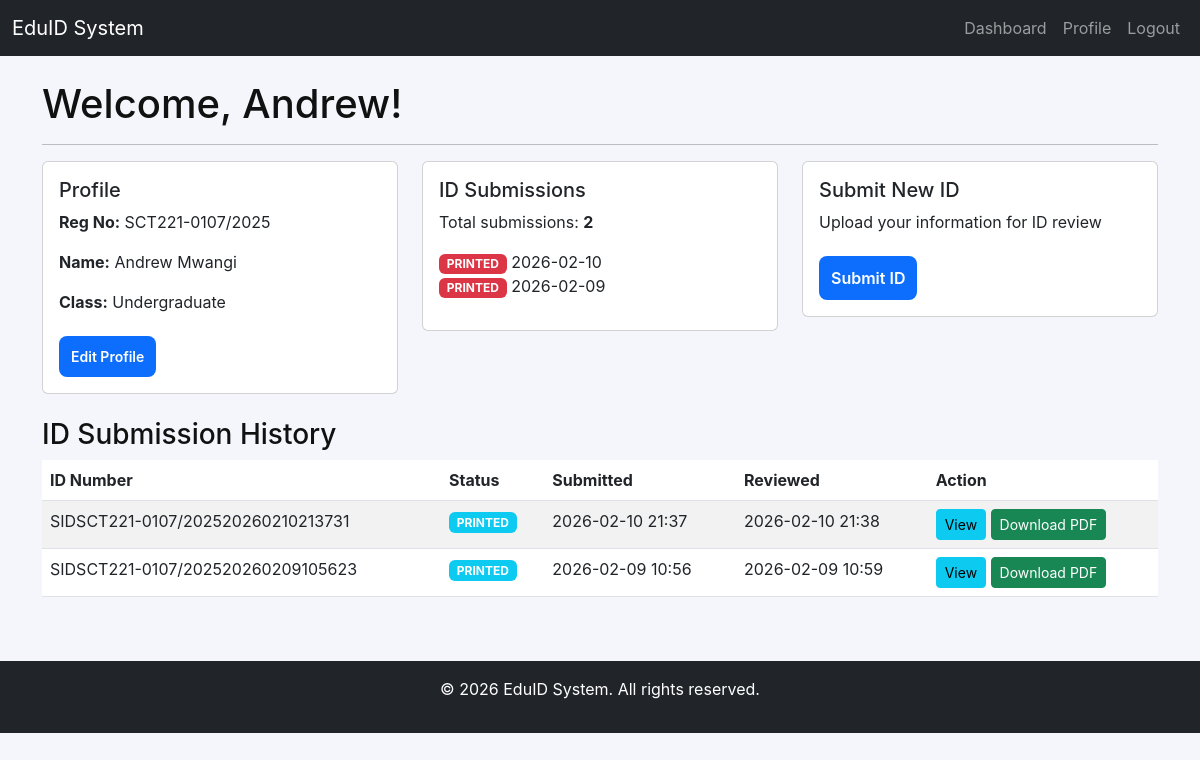
Screenshot of /student/dashboard (signed in) with the database file from the repository.
### app/models/user.py (models this page shows, shortened)
class User(UserMixin, db.Model):
    id = db.Column(db.Integer, primary_key=True)
    username = db.Column(db.String(80), unique=True, nullable=False)
    password_hash = db.Column(db.String(256), nullable=False)
    role = db.Column(db.String(20), default="student")

### app/models/student.py (models this page shows)
class Student(db.Model):
    id = db.Column(db.Integer, primary_key=True)
    user_id = db.Column(db.Integer, db.ForeignKey('user.id'), nullable=False, unique=True)
    reg_no = db.Column(db.String(30), unique=True, nullable=False)
    full_name = db.Column(db.String(120), nullable=False)
    school_name = db.Column(db.String(200))  # School name
    email = db.Column(db.String(120))
    phone = db.Column(db.String(20))
    date_of_birth = db.Column(db.Date)
    class_level = db.Column(db.String(50))
    photo = db.Column(db.String(200))
    blood_type = db.Column(db.String(10))  # e.g., O+, A-, AB+
    allergies = db.Column(db.String(200))
    emergency_contact_name = db.Column(db.String(120))
    emergency_contact_phone = db.Column(db.String(20))
    school_ids = db.relationship('SchoolID', backref='student', lazy=True, cascade='all, delete-orphan')
    created_at = db.Column(db.DateTime, default=datetime.utcnow)
    updated_at = db.Column(db.DateTime, default=datetime.utcnow, onupdate=datetime.utcnow)

class SchoolID(db.Model):
    id = db.Column(db.Integer, primary_key=True)
    student_id = db.Column(db.Integer, db.ForeignKey('student.id'), nullable=False)
    id_number = db.Column(db.String(50), unique=True, nullable=False)
    status = db.Column(db.String(20), default='pending')  # pending, approved, rejected, printed
    submission_date = db.Column(db.DateTime, default=datetime.utcnow)
    approval_date = db.Column(db.DateTime)
    rejection_reason = db.Column(db.Text)
    qr_code = db.Column(db.String(200))  # path to QR code image
    preview_image = db.Column(db.String(200))  # path to ID preview image
    pdf_file = db.Column(db.String(200))  # path to generated PDF
    notes = db.Column(db.Text)  # admin notes
    created_at = db.Column(db.DateTime, default=datetime.utcnow)
    updated_at = db.Column(db.DateTime, default=datetime.utcnow, onupdate=datetime.utcnow)

### app/routes/student.py (the view)
@student_bp.route("/dashboard")
@login_required
@student_required
def dashboard():
    student = Student.query.filter_by(user_id=current_user.id).first()
    school_ids = []
    if student:
        school_ids = SchoolID.query.filter_by(student_id=student.id).order_by(SchoolID.submission_date.desc()).all()
    return render_template("student/dashboard.html", student=student, school_ids=school_ids)

### app/templates/student/dashboard.html (shortened to what this page needs)
{% extends "base.html" %}
{% block content %}
<div class="row">
    <div class="col-md-12">
        <h1>Welcome, {{ current_user.username }}!</h1>
        <hr>
    </div>
</div>
<div class="row mb-4">
    <div class="col-md-4">
        <div class="card">
            <div class="card-body">
                <h5 class="card-title">Profile</h5>
                {% if student %}
                    <p><strong>Reg No:</strong> {{ student.reg_no }}</p>
                    <p><strong>Name:</strong> {{ student.full_name }}</p>
                    <p><strong>Class:</strong> {{ student.class_level or 'N/A' }}</p>
                    <a href="{{ url_for('student.profile') }}" class="btn btn-sm btn-primary">Edit Profile</a>
                {% else %}
                    <p>No profile found. Please create one.</p>
                {% endif %}
            </div>
        </div>
    </div>
    <div class="col-md-4">
        <div class="card">
            <div class="card-body">
                <h5 class="card-title">ID Submissions</h5>
                <p class="card-text">Total submissions: <strong>{{ school_ids|length }}</strong></p>
                {% if school_ids %}
                    <ul class="list-unstyled">
                        {% for id in school_ids[:3] %}
                            <li>
                                <span class="badge bg-{{ 'success' if id.status == 'approved' else 'warning' if id.status == 'pending' else 'danger' }}">{{ id.status|upper }}</span>
                                {{ id.submission_date.strftime('%Y-%m-%d') }}
                            </li>
                        {% endfor %}
                    </ul>
                {% else %}
                    <p>No submissions yet</p>
                {% endif %}
            </div>
        </div>
    </div>
    <div class="col-md-4">
        <div class="card">
            <div class="card-body">
                <h5 class="card-title">Submit New ID</h5>
                <p class="card-text">Upload your information for ID review</p>
                <a href="{{ url_for('student.submit_id') }}" class="btn btn-primary">Submit ID</a>
            </div>
        </div>
    </div>
</div>
<div class="row">
    <div class="col-md-12">
        <h3>ID Submission History</h3>
        {% if school_ids %}
            <div class="table-responsive">
                <table class="table table-striped">
                    <thead>
                        <tr>
                            <th>ID Number</th>
                            <th>Status</th>
                            <th>Submitted</th>
                            <th>Reviewed</th>
                            <th>Action</th>
                        </tr>
                    </thead>
                    <tbody>
                        {% for id in school_ids %}
                            <tr>
                                <td>{{ id.id_number }}</td>
                                <td>
                                    <span class="badge bg-{{ 'success' if id.status == 'approved' else 'warning' if id.status == 'pending' else 'info' if id.status == 'printed' else 'danger' }}">
                                        {{ id.status|upper }}
                                    </span>
                                </td>
                                <td>{{ id.submission_date.strftime('%Y-%m-%d %H:%M') }}</td>
                                <td>
                                    {% if id.approval_date %}
                                        {{ id.approval_date.strftime('%Y-%m-%d %H:%M') }}
                                    {% else %}
                                        -
                                    {% endif %}
                                </td>
                                <td>
                                    <a href="{{ url_for('student.preview_id', id_id=id.id) }}" class="btn btn-sm btn-info">View</a>
                                    {% if id.status in ['approved', 'printed'] %}
                                        <a href="{{ url_for('student.download_id_pdf', id_id=id.id) }}" class="btn btn-sm btn-success">Download PDF</a>
                                    {% endif %}
                                </td>
                            </tr>
                        {% endfor %}
                    </tbody>
                </table>
            </div>
        {% else %}
            <div class="alert alert-info">No ID submissions yet. <a href="{{ url_for('student.submit_id') }}">Submit your first ID</a></div>
        {% endif %}
    </div>
</div>
{% endblock %}

### app/static/css/style.css (style rules this page uses)
:root { --bg:#f4f6fb; --card:#ffffff; --muted:#6c757d; --accent:#0d6efd; --danger:#dc3545; --radius:10px; --max-width:420px; }
* { box-sizing:border-box }
body { font-family:Inter,system-ui,Segoe UI,Roboto,Arial,sans-serif;background:var(--bg);margin:0;color:#111 }
.btn-primary { margin-top:6px;padding:10px 12px;background:var(--accent);color:#fff;border:none;border-radius:8px;font-weight:600;cursor:pointer }
a { color:var(--accent) }

### rows the page displays
User: username "Andrew"
Student: reg_no "SCT221-0107/2025", full_name "Andrew Mwangi", class_level "Undergraduate"
SchoolID: status "PRINTED", submission_date "2026-02-10", id_number "SIDSCT221-0107/202520260210213731", submission_date "2026-02-10 21:37", approval_date "2026-02-10 21:38"
SchoolID: status "PRINTED", submission_date "2026-02-09", id_number "SIDSCT221-0107/202520260209105623", submission_date "2026-02-09 10:56", approval_date "2026-02-09 10:59"

### other values shown
{{ school_ids|length }} "2"
